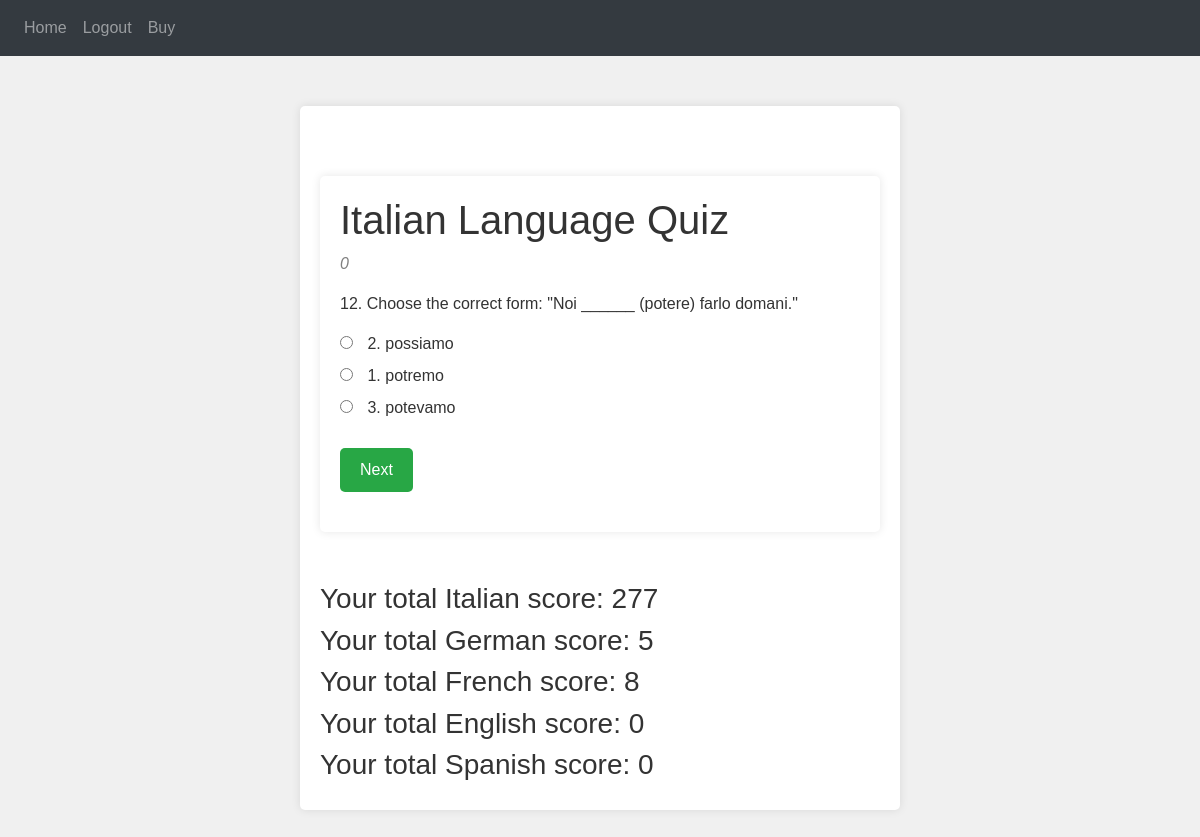
The page /quiz (signed in) on the database as committed earlier.
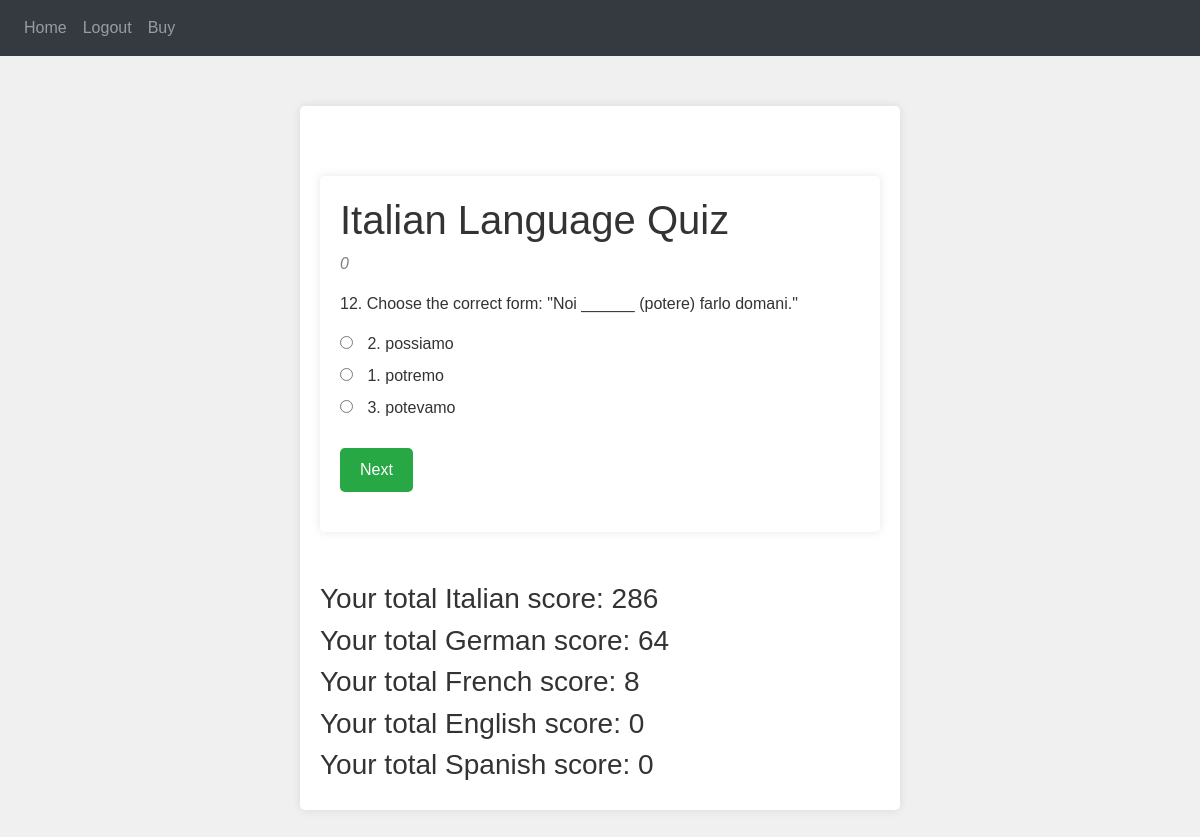
The same page on the database as committed later.
### website/models.py (models this page shows)
class Question(db.Model):
    id = db.Column(db.Integer, primary_key=True)
    question_text = db.Column(db.String(500))
    option_a = db.Column(db.String(200))
    option_b = db.Column(db.String(200))
    option_c = db.Column(db.String(200))
    correct_option = db.Column(db.String(2))  # Correct option among 'a', 'b', 'c'
    language = db.Column(db.String(50))  # To distinguish between languages
    qtype = db.Column(db.String(50))  # subject of question
    difficulty = db.Column(db.Integer)  # diffi 1-3

class User(db.Model, UserMixin):
    id = db.Column(db.Integer, primary_key=True)
    email = db.Column(db.String(150), unique=True)
    password = db.Column(db.String(150))
    first_name = db.Column(db.String(150))
    notes = db.relationship('Note')
    quiz_results = db.relationship('QuizResult', backref='user', lazy=True)
    total_score_it = db.Column(db.Integer, default=0)
    total_score_de = db.Column(db.Integer, default=0)
    total_score_fr = db.Column(db.Integer, default=0)
    total_score_en = db.Column(db.Integer, default=0)
    total_score_es = db.Column(db.Integer, default=0)

### website/views.py (the view, shortened to what this page needs)
@views.route('/quiz', methods=['GET', 'POST'])
@login_required
def quiz():
    language_map = {
        'it': 'Italian',
        'de': 'German',
        'fr': 'French',
        'en': 'English',
        'es': 'Spanish'
    }
    language = session.get('language', 'it')  # Default to 'it' if not set
    language_name = language_map.get(language, 'Italian')  # Default to 'Italian' if language code is not recognized
    question_ids = [q.id for q in Question.query.filter_by(language=language).all()]
    if len(question_ids) > 10:
        question_ids = random.sample(question_ids, 10)
        print(question_ids)
    questions = Question.query.filter(Question.id.in_(question_ids)).all()
    print(questions)
    for q in questions:
        options = [
            {'label': 'a', 'text': q.option_a},
            {'label': 'b', 'text': q.option_b},
            {'label': 'c', 'text': q.option_c}
        ]
        random.shuffle(options)
        q.shuffled_options = options
    return render_template('quiz.html', user=current_user, questions=questions, language_name=language_name)

### website/__init__.py (called while the page is built)
def create_app():
    app = Flask(__name__)
    app.config['SECRET_KEY'] = 'hjshjhdjah kjshkjdhjs'
    app.config['SQLALCHEMY_DATABASE_URI'] = f'sqlite:///{DB_NAME}'
    app.config['STRIPE_PUBLIC_KEY'] = environ.get('STRIPE_PUBLIC_KEY')
    app.config['STRIPE_SECRET_KEY'] = environ.get('STRIPE_SECRET_KEY')
    stripe.api_key = app.config['STRIPE_SECRET_KEY']
    db.init_app(app)
    from .views import views
    from .auth import auth
    app.register_blueprint(views, url_prefix='/')
    app.register_blueprint(auth, url_prefix='/')
    from .models import User, Note
    with app.app_context():
        db.create_all()
    login_manager = LoginManager()
    login_manager.login_view = 'auth.login'
    login_manager.init_app(app)
    @login_manager.user_loader
    def load_user(id):
        return User.query.get(int(id))
    return app

### website/templates/quiz.html (shortened to what this page needs)
{% extends "base.html" %} {% block title %}{{ language_name }} Quiz{% endblock %} {% block content %}
<div class="container">
    <h1>{{ language_name }} Language Quiz</h1>
    {% for q in questions %}
    <div class="question {% if loop.first %}active{% endif %}" id="question{{ loop.index }}">
      <p style="color:grey;font-style:italic">{{ q.qtype }}</p>
      <p>{{ q.question_text }}</p>
        <div class="answers">
            <label>
                <input type="radio" name="q{{ loop.index }}" value="{{ q.shuffled_options[0].label }}"> {{ q.shuffled_options[0].text }}
            </label><br>
            <label>
                <input type="radio" name="q{{ loop.index }}" value="{{ q.shuffled_options[1].label }}"> {{ q.shuffled_options[1].text }}
            </label><br>
            <label>
                <input type="radio" name="q{{ loop.index }}" value="{{ q.shuffled_options[2].label }}"> {{ q.shuffled_options[2].text }}
            </label><br>
        </div>
        {% if not loop.last %}
        <button class="btn" onclick="nextQuestion({{ loop.index }}, {{ q.id }}, '{{ q.language }}', '{{ q.qtype }}', '{{ q.difficulty }}')">Next</button>
    {% else %}
        <button class="btn" onclick="nextQuestion({{ 10 }}, {{ q.id }}, '{{ q.language }}', '{{ q.qtype }}', '{{ q.difficulty }}')">Next</button>
    {% endif %}
    </div>
    {% endfor %}
</div>
<div class="score-display">
  <h3>Your total Italian score: {{ user.total_score_it }}</h3>
</div>
<div class="score-display">
  <h3>Your total German score: {{ user.total_score_de }}</h3>
</div>
<div class="score-display">
  <h3>Your total French score: {{ user.total_score_fr }}</h3>
</div>
<div class="score-display">
  <h3>Your total English score: {{ user.total_score_en }}</h3>
</div>
<div class="score-display">
  <h3>Your total Spanish score: {{ user.total_score_es }}</h3>
</div>
{% endblock %}

### website/templates/base.html (shortened to what this page needs)
<!DOCTYPE html>
<html>
  <head>
    <link
      rel="stylesheet"
      href="https://stackpath.bootstrapcdn.com/font-awesome/4.7.0/css/font-awesome.min.css"
    />
    <link rel="stylesheet" href="https://maxcdn.bootstrapcdn.com/bootstrap/4.5.2/css/bootstrap.min.css">
  </head>
  <body>
    <nav class="navbar navbar-expand-lg navbar-dark bg-dark">
      <div class="collapse navbar-collapse" id="navbar">
        <div class="navbar-nav">
          {% if user.is_authenticated %}
          <a class="nav-item nav-link" id="home" href="/">Home</a>
          <a class="nav-item nav-link" id="logout" href="/logout">Logout</a>
          <a class="nav-item nav-link" id="payment" href="/payment">Buy</a>
          {% else %}
          <a class="nav-item nav-link" id="login" href="/login">Login</a>
          <a class="nav-item nav-link" id="signUp" href="/sign-up">Sign Up</a>
          {% endif %}
        </div>
      </div>
    </nav>
    <div class="container">{% block content %} {% endblock %}</div>
  </body>
</html>

### website/templates/quiz.html (style rules this page uses)
body { font-family: Arial, sans-serif; background-color: #f0f0f0; color: #333; margin: 0; }
.container { max-width: 600px; margin: 50px auto; padding: 20px; background-color: #fff; border-radius: 5px; box-shadow: 0 0 10px rgba(0, 0, 0, 0.1); }
.question { margin-bottom: 10px; display: none; }
.question.active { display: block; }
.answers { margin-bottom: 20px; }
.answers input { margin-right: 10px; }
.btn { padding: 10px 20px; background-color: #28a745; border: none; color: #fff; cursor: pointer; border-radius: 5px; }

Rows that differ between the two databases and show on the page:
changed User: total_score_it "277" → "286"; total_score_de "5" → "64"
